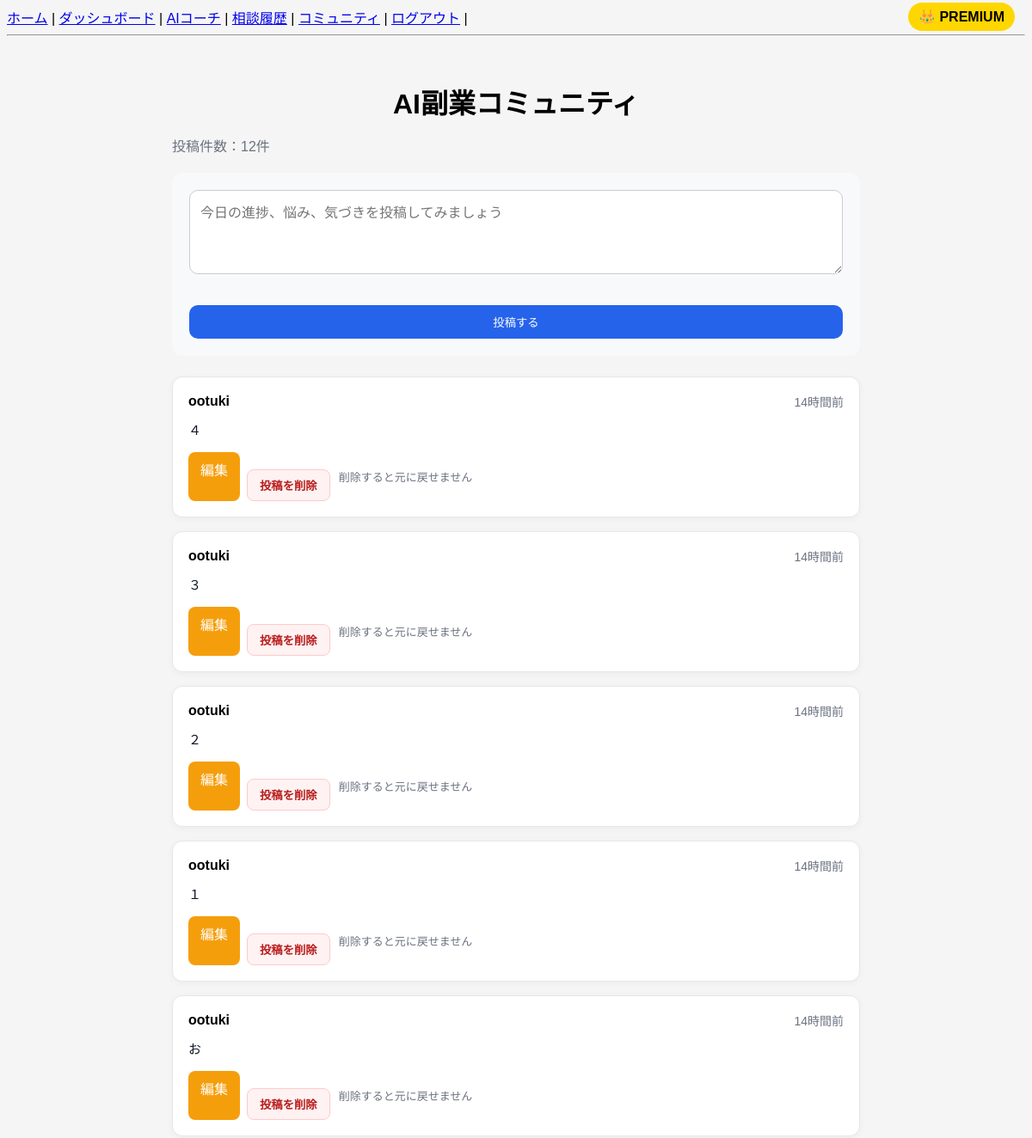
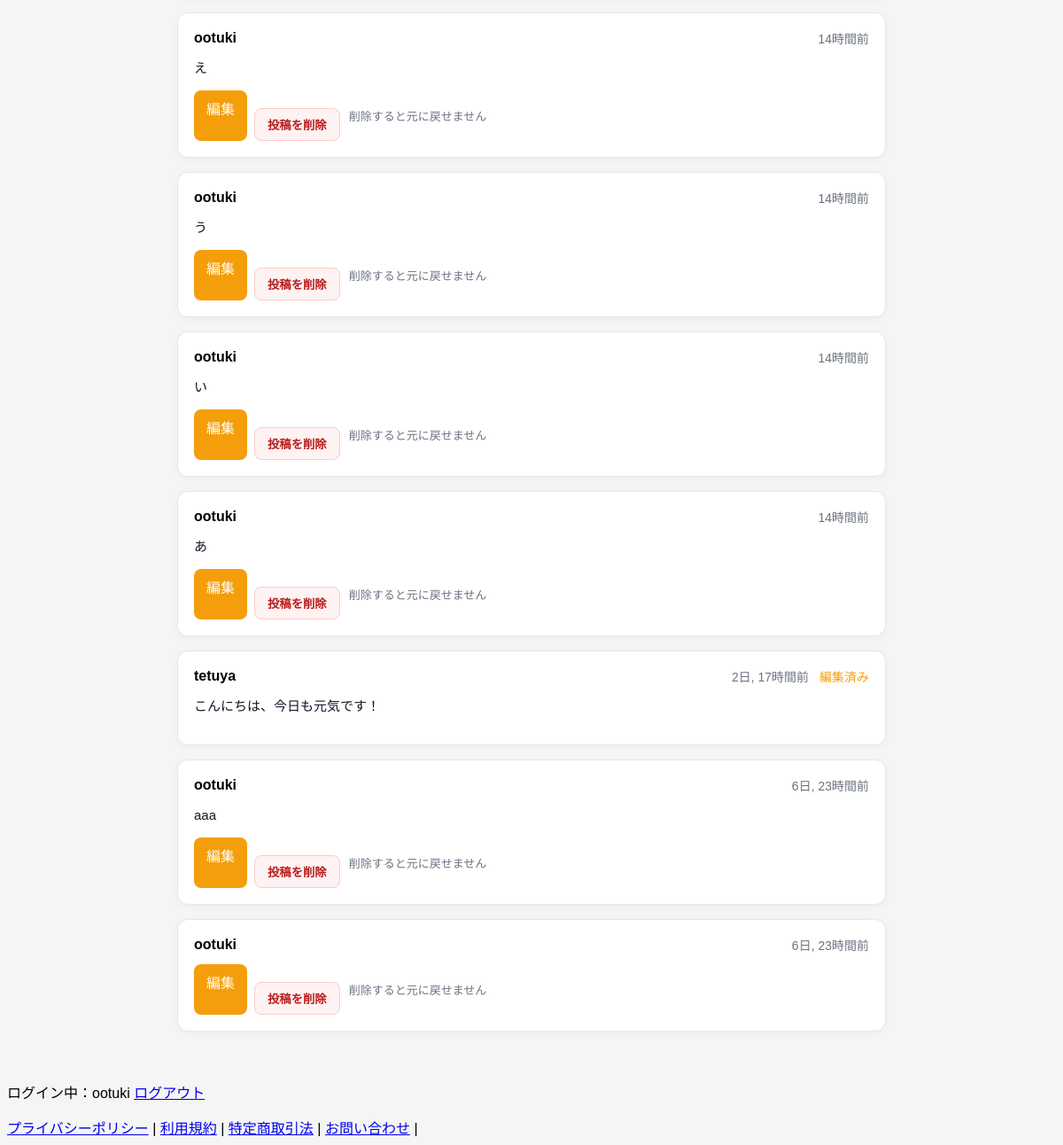
The app's page /community/ (signed in) with its own data (2 pictures, top to bottom).
### snippets/models.py (models this page shows, shortened)
class CommunityPost(models.Model):
    user = models.ForeignKey(User, on_delete=models.CASCADE)
    content = models.TextField()
    created_at = models.DateTimeField(default=timezone.now)
    updated_at = models.DateTimeField(auto_now=True)
    is_edited = models.BooleanField(default=False)

### snippets/views/community_views.py (the view, shortened to what this page needs)
# urls.py: path("community/", community, name="community"),
@login_required
def community(request):
    posts = CommunityPost.objects.all().order_by("-created_at")
    post_count = posts.count()
    return render(request, "snippets/community.html", {
        "posts": posts,
        "post_count": post_count,
    })

### snippets/templates/snippets/community.html (shortened to what this page needs)
{% extends "snippets/base.html" %}
{% load humanize %}
{% block content %}
<div style="max-width: 800px; margin: 0 auto; padding: 24px;">
  <h1 style="margin-bottom: 8px;">AI副業コミュニティ</h1>
  <p style="color: #6b7280; margin-bottom: 20px;">
    投稿件数：{{ post_count }}件
  </p>
  <div style="background: #f8f9fa; padding: 20px; border-radius: 12px; margin-bottom: 24px;">
    <form method="post">
      <textarea
        name="content"
        rows="4"
        placeholder="今日の進捗、悩み、気づきを投稿してみましょう"
        style="width: 100%; padding: 12px; border: 1px solid #ccc; border-radius: 10px; font-size: 16px; box-sizing: border-box;"
      ></textarea>
      <div style="margin-top: 12px;">
        <button
          type="submit"
          style="background: #2563eb; color: white; border: none; padding: 10px 18px; border-radius: 10px; cursor: pointer;"
        >
          投稿する
        </button>
      </div>
    </form>
  </div>
  {% for post in posts %}
    <div style="background: white; border: 1px solid #e5e7eb; border-radius: 12px; padding: 18px; margin-bottom: 16px; box-shadow: 0 2px 8px rgba(0,0,0,0.04);">
      <div style="display: flex; justify-content: space-between; align-items: center; margin-bottom: 10px; gap: 12px; flex-wrap: wrap;">
        <div>
          <strong style="font-size: 16px;">{{ post.user.username }}</strong>
        </div>
        <div style="color: #6b7280; font-size: 14px;">
          {{ post.created_at|naturaltime }}
          {% if post.is_edited %}
            <span style="margin-left: 8px; color: #f59e0b;">編集済み</span>
          {% endif %}
        </div>
      </div>
      <div style="line-height: 1.8; font-size: 15px; color: #111827; margin-bottom: 12px;">
        {{ post.content|linebreaksbr }}
      </div>
      {% if request.user == post.user %}
        <div style="display: flex; gap: 8px; flex-wrap: wrap;">
          <a
            href="{% url 'edit_community_post' post.id %}"
            style="display: inline-block; background: #f59e0b; color: white; text-decoration: none; padding: 8px 14px; border-radius: 8px;"
          >
            編集
          </a>
          <div style="display: flex; gap: 10px; align-items: center; flex-wrap: wrap;">
            <form method="post" action="{% url 'delete_community_post' post.id %}" style="margin: 0;">
              <button
                type="submit"
                onclick="return confirm('この投稿を削除しますか？');"
                style="background: #fef2f2; color: #b91c1c; border: 1px solid #fecaca; padding: 8px 14px; border-radius: 8px; cursor: pointer; font-weight: 700;"
              >
                投稿を削除
              </button>
            </form>
            <span style="font-size: 13px; color: #6b7280;">
              削除すると元に戻せません
            </span>
          </div>
        </div>
      {% endif %}
    </div>
  {% empty %}
    <div style="background: #f9fafb; border: 1px solid #e5e7eb; border-radius: 12px; padding: 20px;">
      <p style="margin: 0; color: #6b7280;">まだ投稿はありません。最初の投稿をしてみましょう。</p>
    </div>
  {% endfor %}
</div>
{% endblock %}

### snippets/templates/snippets/base.html (shortened to what this page needs)
<!DOCTYPE html>
<html>
<head>
</head>
<body>
<nav>
{% if user.is_authenticated %}
<a href="/">ホーム</a> |
<a href="/dashboard/">ダッシュボード</a> |
<a href="/ai-chat/">AIコーチ</a> |
<a href="/ai-chat-history/">相談履歴</a> |
<a href="/community/">コミュニティ</a> |
<a href="/logout/">ログアウト</a> |
{% else %}
<a href="/">ホーム</a> |
<a href="/login/">ログイン</a> |
<a href="/signup/">新規登録</a> |
{% endif %}
</nav>
<hr>
{% block content %}
{% endblock %}
{% if user.is_authenticated %}
<p>
ログイン中：{{ user.username }}
<a href="/accounts/logout/">ログアウト</a>
</p>
{% endif %}
<div style="position:fixed;top:10px;right:20px;z-index:999;">
    {% if request.user.is_authenticated %}
        {% if request.user.profile.is_premium %}
            <span style="
                background:gold;
                color:black;
                padding:8px 12px;
                border-radius:20px;
                font-weight:bold;
            ">
                👑 PREMIUM
            </span>
        {% endif %}
    {% endif %}
</div>
<footer>
<a href="/privacy/">プライバシーポリシー</a> |
<a href="/terms/">利用規約</a> |
<a href="/legal/">特定商取引法</a> |
<a href="/contact/">お問い合わせ</a> |
</footer>
</body>
</html>

### snippets/templates/snippets/base.html (style rules this page uses)
body { font-family: Arial; background:#f5f5f5; }
h1 { text-align:center; }
button { width:100%; padding:12px; margin-top:20px; background:#4CAF50; color:white; border:none; border-radius:5px; }

### records on screen
CommunityPost: user.username "ootuki", created_at "14時間前", content "４", shows "編集"
CommunityPost: user.username "ootuki", created_at "14時間前", content "３", shows "編集"
CommunityPost: user.username "ootuki", created_at "14時間前", content "２", shows "編集"
CommunityPost: user.username "ootuki", created_at "14時間前", content "１", shows "編集"
CommunityPost: user.username "ootuki", created_at "14時間前", content "お", shows "編集"
CommunityPost: user.username "ootuki", created_at "14時間前", content "え", shows "編集"
CommunityPost: user.username "ootuki", created_at "14時間前", content "う", shows "編集"
CommunityPost: user.username "ootuki", created_at "14時間前", content "い", shows "編集"
CommunityPost: user.username "ootuki", created_at "14時間前", content "あ", shows "編集"
CommunityPost: user.username "tetuya", created_at "2日, 17時間前", is_edited "編集済み", content "こんにちは、今日も元気です！"
CommunityPost: user.username "ootuki", created_at "6日, 23時間前", content "aaa", shows "編集"
CommunityPost: user.username "ootuki", created_at "6日, 23時間前", shows "編集"

### other values on screen
{{ post_count }} "12"
{{ user.username }} "ootuki"
